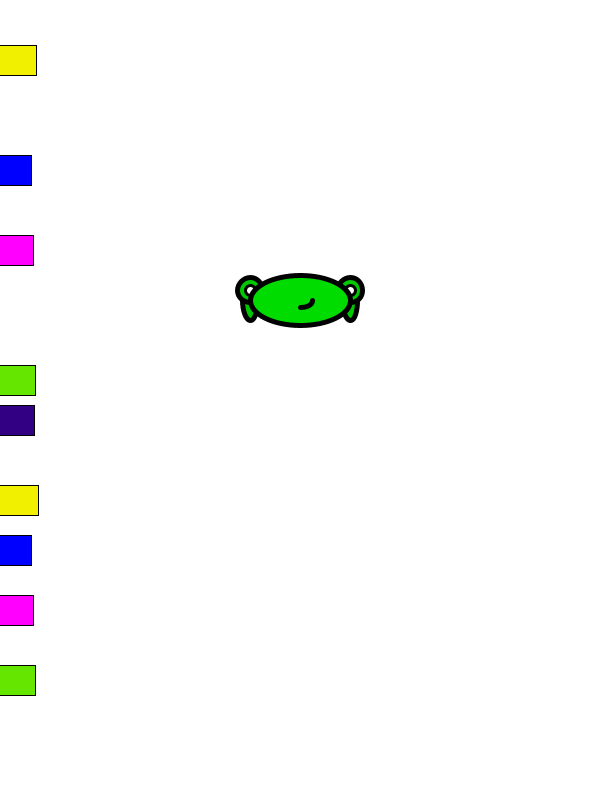
Frame 1 (no input)
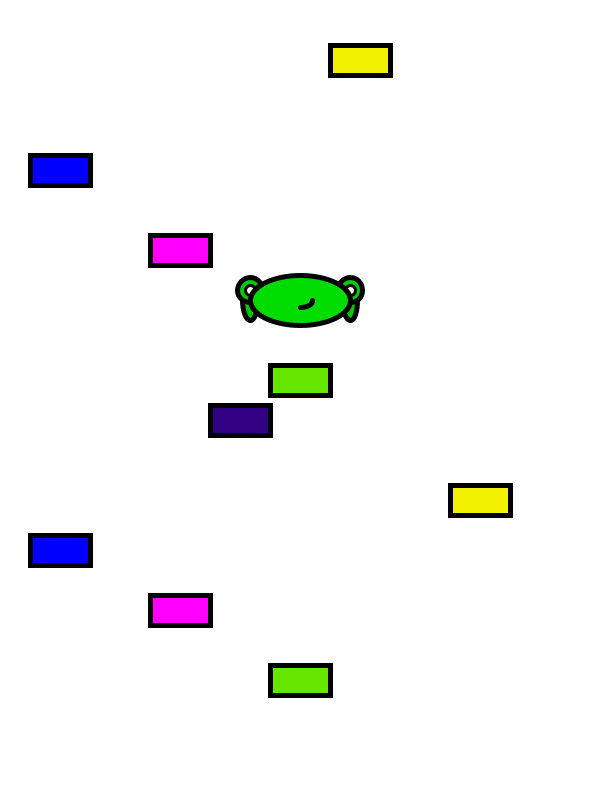
Frame 60 (the mouse pressed at the canvas centre just before this capture)
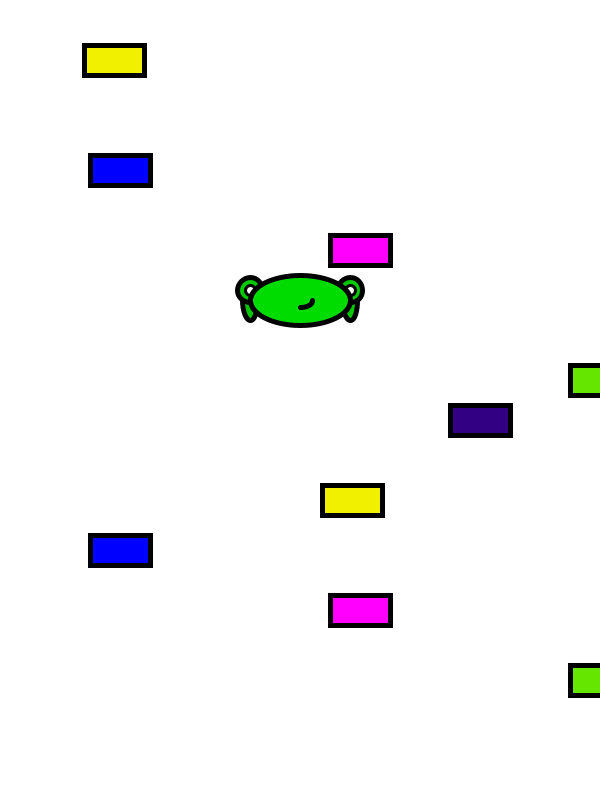
Frame 120 (the mouse held since frame 60 and released just before this capture)

The Processing sketch that drew these frames (run headless with seeded random() and noise(); from frame 60 on, the mouse is pressed at the canvas centre):

// Processing sketch: processing_106060
// ── processing_106060.pde

Car myCar1;
Car myCar2; // Two objects!
Car myCar3;
Car myCar4;//passes myCar3
Car myCar5;
Car myCar6;
Car myCar7; 
Car myCar8;
Car myCar9;
controls keys = new controls();

void setup() {
  size(600, 800);
  smooth();
 
 
  myCar1 = new Car(color(240, 240, 0), 0, 60, 6); //yellow car
  myCar2 = new Car(color(0, 0, 255), 0, 170, 1); //blue car
  myCar3 = new Car(color(255, 0, 255), 0, 250, 3);//magenta car
  myCar4 = new Car(color(100, 230, 0), 0, 380, 5);//green car
  myCar5 = new Car(color(50, 0, 130), 0, 420, 4); //purple car
  myCar6 = new Car(color(240, 240, 0), 0, 500, 8); //yellow car
  myCar7 = new Car(color(0, 0, 255), 0, 550, 1); //blue car
  myCar8 = new Car(color(255, 0, 255), 0, 610, 3);//magenta car
  myCar9 = new Car(color(100, 230, 0), 0, 680, 5);//green car

   
}
 
void draw() {
  background(255);
  myCar1.drive();
  myCar1.display();
  myCar2.drive();
  myCar2.display();
  myCar3.drive();
  myCar3.display();
  myCar4.drive();
  myCar4.display();
  myCar5.drive();
  myCar5.display();
  myCar6.drive();
  myCar6.display();
  myCar7.drive();
  myCar7.display();
  myCar8.drive();
  myCar8.display();
  myCar9.drive();
  myCar9.display();

  drawfrog();
  keys.draw();
}
 
class controls{
  void draw () {
    if (keyPressed == true&& keyCode==DOWN){
      println("down");
    }
        if (keyPressed == true&& keyCode==UP){
          println("up");
    }
        if (keyPressed == true&& keyCode==RIGHT){
          println("right");
    }
        if (keyPressed == true&& keyCode==LEFT){
          println("left");
    }
  
  }
} 
 
 
class Car {
  color c;
  float xpos;
  float ypos;
  float xspeed;
 
  // The Constructor is defined with arguments.
  Car(color tempC, float tempXpos, float tempYpos, float tempXspeed) {
    c = tempC;
    xpos = tempXpos;
    ypos = tempYpos;
    xspeed = tempXspeed;
  }
 
  //shape of each car
  void display() {
    stroke(0);
    fill(c);
    rectMode(CENTER);
    rect(xpos, ypos, 60, 30);
  }
 
  void drive() {
    xpos = xpos + xspeed;
    if (xpos > width) {
      xpos = 0;
    }
  }
}
//==================================================
 
 
 
void drawfrog () {
 
   fill(0, 150, 0);
   
     //rightarm
  fill(0, 200, 0);
  strokeWeight(5);
  ellipse(350, 300, 15, 40);

  //Leftarm
  strokeWeight(5);
  ellipse(250, 300, 15, 40);
  
    //eyes
  strokeWeight(5);
  ellipse(250, 290, 25, 25);

  //eyes
  strokeWeight(5);
  ellipse(350, 290, 25, 25);
  
  fill(255);
    //pupil
  strokeWeight(3);
  ellipse(350, 290, 10, 10);

  //pupil
  strokeWeight(3);
  ellipse(250, 290, 10, 10);
  
  fill(0, 220, 0);
  //head and body
  strokeWeight(5);
  ellipse(300, 300, 100, 50);
  



  //mouth
  fill(0, 220, 0);
  arc(300, 300, 25, 15, 0, HALF_PI);
  noFill();


}
